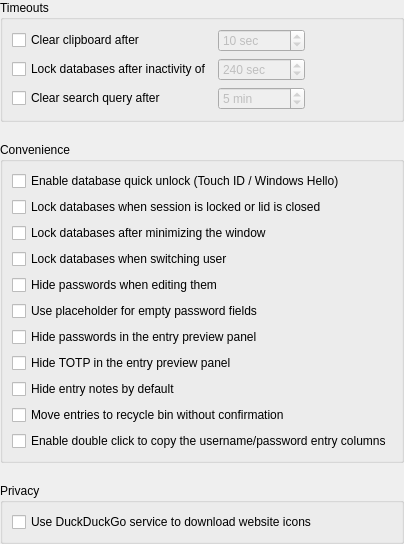
<?xml version="1.0" encoding="UTF-8"?>
<ui version="4.0">
 <class>ApplicationSettingsWidgetSecurity</class>
 <widget class="QWidget" name="ApplicationSettingsWidgetSecurity">
  <property name="geometry">
   <rect>
    <x>0</x>
    <y>0</y>
    <width>364</width>
    <height>493</height>
   </rect>
  </property>
  <layout class="QVBoxLayout" name="verticalLayout">
   <property name="spacing">
    <number>20</number>
   </property>
   <property name="leftMargin">
    <number>0</number>
   </property>
   <property name="topMargin">
    <number>0</number>
   </property>
   <property name="rightMargin">
    <number>0</number>
   </property>
   <property name="bottomMargin">
    <number>0</number>
   </property>
   <item>
    <widget class="QGroupBox" name="groupBox">
     <property name="title">
      <string>Timeouts</string>
     </property>
     <layout class="QGridLayout" name="gridLayout" columnstretch="0,0,0">
      <item row="1" column="1">
       <widget class="QSpinBox" name="lockDatabaseIdleSpinBox">
        <property name="enabled">
         <bool>false</bool>
        </property>
        <property name="sizePolicy">
         <sizepolicy hsizetype="Expanding" vsizetype="Fixed">
          <horstretch>0</horstretch>
          <verstretch>0</verstretch>
         </sizepolicy>
        </property>
        <property name="accessibleName">
         <string>Database lock timeout seconds</string>
        </property>
        <property name="suffix">
         <string comment="Seconds"> sec</string>
        </property>
        <property name="minimum">
         <number>10</number>
        </property>
        <property name="maximum">
         <number>43200</number>
        </property>
        <property name="value">
         <number>240</number>
        </property>
       </widget>
      </item>
      <item row="0" column="0">
       <widget class="QCheckBox" name="clearClipboardCheckBox">
        <property name="text">
         <string>Clear clipboard after</string>
        </property>
       </widget>
      </item>
      <item row="2" column="0">
       <widget class="QCheckBox" name="clearSearchCheckBox">
        <property name="text">
         <string>Clear search query after</string>
        </property>
       </widget>
      </item>
      <item row="2" column="1">
       <widget class="QSpinBox" name="clearSearchSpinBox">
        <property name="enabled">
         <bool>false</bool>
        </property>
        <property name="sizePolicy">
         <sizepolicy hsizetype="Expanding" vsizetype="Fixed">
          <horstretch>0</horstretch>
          <verstretch>0</verstretch>
         </sizepolicy>
        </property>
        <property name="suffix">
         <string comment="Minutes"> min</string>
        </property>
        <property name="minimum">
         <number>1</number>
        </property>
        <property name="maximum">
         <number>1440</number>
        </property>
        <property name="value">
         <number>5</number>
        </property>
        <property name="displayIntegerBase">
         <number>10</number>
        </property>
       </widget>
      </item>
      <item row="0" column="1">
       <widget class="QSpinBox" name="clearClipboardSpinBox">
        <property name="enabled">
         <bool>false</bool>
        </property>
        <property name="sizePolicy">
         <sizepolicy hsizetype="Expanding" vsizetype="Fixed">
          <horstretch>0</horstretch>
          <verstretch>0</verstretch>
         </sizepolicy>
        </property>
        <property name="accessibleName">
         <string>Clipboard clear seconds</string>
        </property>
        <property name="suffix">
         <string comment="Seconds"> sec</string>
        </property>
        <property name="minimum">
         <number>1</number>
        </property>
        <property name="maximum">
         <number>999</number>
        </property>
        <property name="value">
         <number>10</number>
        </property>
       </widget>
      </item>
      <item row="0" column="2">
       <spacer name="horizontalSpacer">
        <property name="orientation">
         <enum>Qt::Horizontal</enum>
        </property>
        <property name="sizeHint" stdset="0">
         <size>
          <width>40</width>
          <height>20</height>
         </size>
        </property>
       </spacer>
      </item>
      <item row="1" column="0">
       <widget class="QCheckBox" name="lockDatabaseIdleCheckBox">
        <property name="sizePolicy">
         <sizepolicy hsizetype="Minimum" vsizetype="Fixed">
          <horstretch>0</horstretch>
          <verstretch>0</verstretch>
         </sizepolicy>
        </property>
        <property name="text">
         <string>Lock databases after inactivity of</string>
        </property>
       </widget>
      </item>
     </layout>
    </widget>
   </item>
   <item>
    <widget class="QGroupBox" name="groupBox_2">
     <property name="title">
      <string>Convenience</string>
     </property>
     <layout class="QVBoxLayout" name="verticalLayout_2">
      <item>
       <widget class="QCheckBox" name="quickUnlockCheckBox">
        <property name="text">
         <string>Enable database quick unlock (Touch ID / Windows Hello)</string>
        </property>
       </widget>
      </item>
      <item>
       <widget class="QCheckBox" name="lockDatabaseOnScreenLockCheckBox">
        <property name="text">
         <string>Lock databases when session is locked or lid is closed</string>
        </property>
       </widget>
      </item>
      <item>
       <widget class="QCheckBox" name="lockDatabaseMinimizeCheckBox">
        <property name="text">
         <string>Lock databases after minimizing the window</string>
        </property>
       </widget>
      </item>
      <item>
       <widget class="QCheckBox" name="lockDatabasesOnUserSwitchCheckBox">
        <property name="text">
         <string>Lock databases when switching user</string>
        </property>
       </widget>
      </item>
      <item>
       <widget class="QCheckBox" name="passwordsHiddenCheckBox">
        <property name="text">
         <string>Hide passwords when editing them</string>
        </property>
       </widget>
      </item>
      <item>
       <widget class="QCheckBox" name="passwordShowDotsCheckBox">
        <property name="text">
         <string>Use placeholder for empty password fields</string>
        </property>
       </widget>
      </item>
      <item>
       <widget class="QCheckBox" name="passwordPreviewCleartextCheckBox">
        <property name="text">
         <string>Hide passwords in the entry preview panel</string>
        </property>
       </widget>
      </item>
      <item>
       <widget class="QCheckBox" name="hideTotpCheckBox">
        <property name="text">
         <string>Hide TOTP in the entry preview panel</string>
        </property>
       </widget>
      </item>
      <item>
       <widget class="QCheckBox" name="hideNotesCheckBox">
        <property name="text">
         <string>Hide entry notes by default</string>
        </property>
       </widget>
      </item>
      <item>
       <widget class="QCheckBox" name="NoConfirmMoveEntryToRecycleBinCheckBox">
        <property name="text">
         <string>Move entries to recycle bin without confirmation</string>
        </property>
       </widget>
      </item>
      <item>
       <widget class="QCheckBox" name="EnableCopyOnDoubleClickCheckBox">
        <property name="text">
         <string>Enable double click to copy the username/password entry columns</string>
        </property>
       </widget>
      </item>
     </layout>
    </widget>
   </item>
   <item>
    <widget class="QGroupBox" name="privacy">
     <property name="title">
      <string>Privacy</string>
     </property>
     <layout class="QVBoxLayout" name="verticalLayout_3">
      <item>
       <widget class="QCheckBox" name="fallbackToSearch">
        <property name="text">
         <string>Use DuckDuckGo service to download website icons</string>
        </property>
       </widget>
      </item>
     </layout>
    </widget>
   </item>
   <item>
    <spacer name="verticalSpacer_2">
     <property name="orientation">
      <enum>Qt::Vertical</enum>
     </property>
     <property name="sizeType">
      <enum>QSizePolicy::Expanding</enum>
     </property>
     <property name="sizeHint" stdset="0">
      <size>
       <width>20</width>
       <height>30</height>
      </size>
     </property>
    </spacer>
   </item>
  </layout>
 </widget>
 <tabstops>
  <tabstop>clearClipboardCheckBox</tabstop>
  <tabstop>clearClipboardSpinBox</tabstop>
  <tabstop>lockDatabaseIdleCheckBox</tabstop>
  <tabstop>lockDatabaseIdleSpinBox</tabstop>
  <tabstop>lockDatabasesOnUserSwitchCheckBox</tabstop>
  <tabstop>clearSearchCheckBox</tabstop>
  <tabstop>clearSearchSpinBox</tabstop>
  <tabstop>quickUnlockCheckBox</tabstop>
  <tabstop>lockDatabaseOnScreenLockCheckBox</tabstop>
  <tabstop>lockDatabaseMinimizeCheckBox</tabstop>
  <tabstop>passwordsHiddenCheckBox</tabstop>
  <tabstop>passwordShowDotsCheckBox</tabstop>
  <tabstop>passwordPreviewCleartextCheckBox</tabstop>
  <tabstop>hideTotpCheckBox</tabstop>
  <tabstop>hideNotesCheckBox</tabstop>
  <tabstop>NoConfirmMoveEntryToRecycleBinCheckBox</tabstop>
  <tabstop>EnableCopyOnDoubleClickCheckBox</tabstop>
  <tabstop>fallbackToSearch</tabstop>
 </tabstops>
 <resources/>
 <connections/>
</ui>
